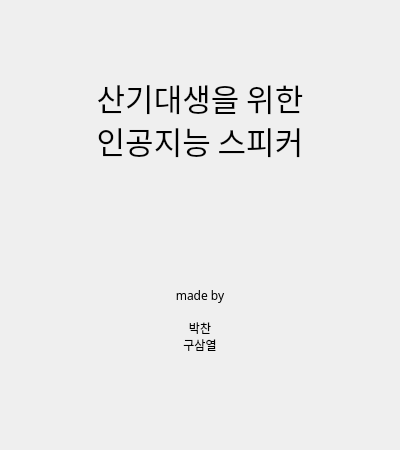
<?xml version="1.0" encoding="UTF-8"?>
<ui version="4.0">
 <class>MainWidget</class>
 <widget class="QWidget" name="MainWidget">
  <property name="geometry">
   <rect>
    <x>0</x>
    <y>0</y>
    <width>400</width>
    <height>450</height>
   </rect>
  </property>
  <property name="windowTitle">
   <string>Form</string>
  </property>
  <widget class="QLabel" name="label">
   <property name="geometry">
    <rect>
     <x>0</x>
     <y>80</y>
     <width>400</width>
     <height>78</height>
    </rect>
   </property>
   <property name="font">
    <font>
     <family>문체부 훈민정음체</family>
     <pointsize>23</pointsize>
     <weight>50</weight>
     <bold>false</bold>
     <underline>false</underline>
     <strikeout>false</strikeout>
    </font>
   </property>
   <property name="styleSheet">
    <string notr="true"/>
   </property>
   <property name="text">
    <string>산기대생을 위한
인공지능 스피커</string>
   </property>
   <property name="alignment">
    <set>Qt::AlignCenter</set>
   </property>
  </widget>
  <widget class="QLabel" name="label_2">
   <property name="geometry">
    <rect>
     <x>0</x>
     <y>280</y>
     <width>400</width>
     <height>81</height>
    </rect>
   </property>
   <property name="font">
    <font>
     <family>HY견고딕</family>
     <pointsize>9</pointsize>
     <weight>50</weight>
     <bold>false</bold>
    </font>
   </property>
   <property name="styleSheet">
    <string notr="true"/>
   </property>
   <property name="text">
    <string>made by

박찬
구삼열</string>
   </property>
   <property name="alignment">
    <set>Qt::AlignCenter</set>
   </property>
  </widget>
 </widget>
 <resources/>
 <connections/>
</ui>
